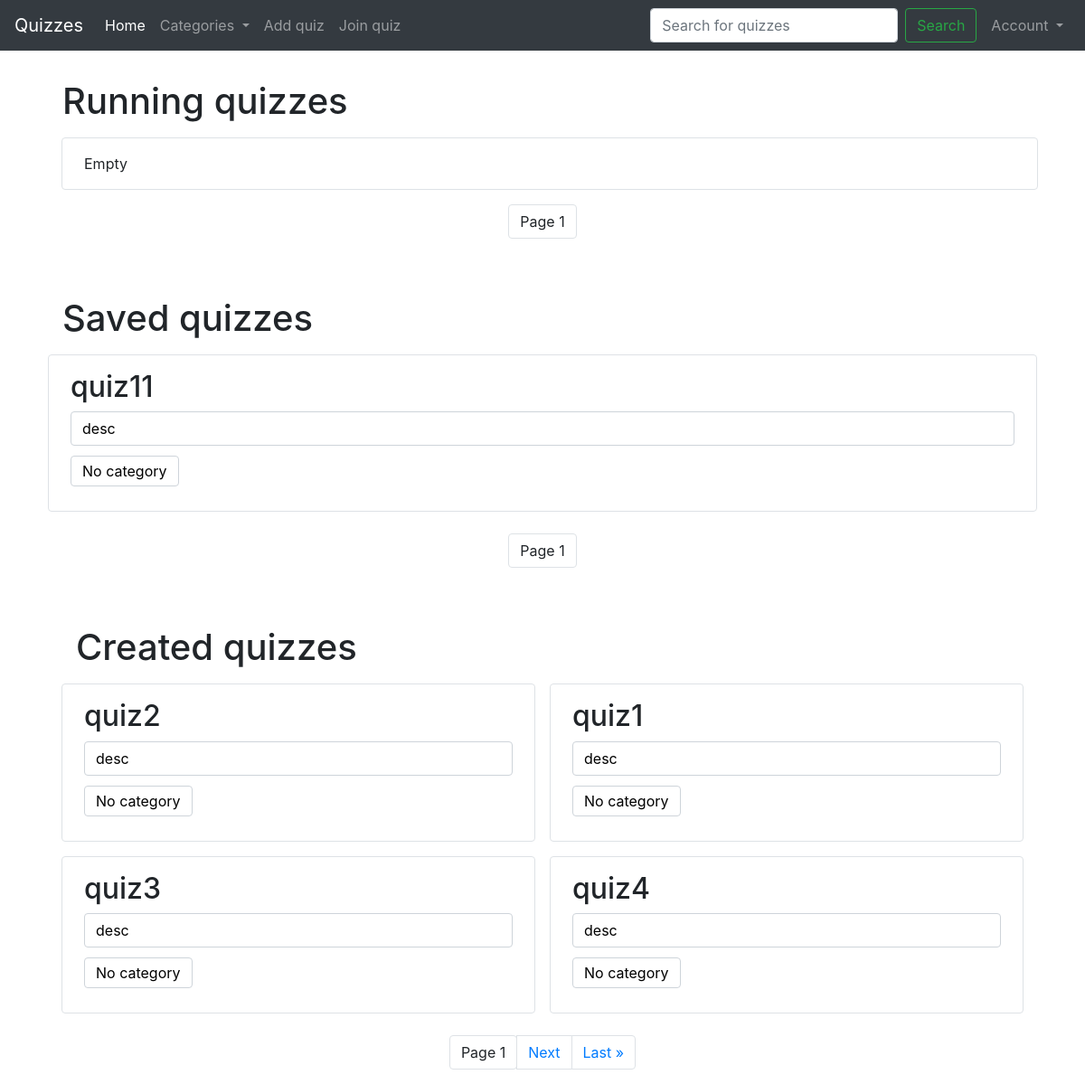
Screenshot of /my_quizzes (signed in) with the database file from the repository.
### quizzes/models.py (models this page shows, shortened)
class Game(models.Model):
    code = models.CharField(max_length=6)
    quiz = models.ForeignKey(Quiz, on_delete=models.CASCADE, blank=True, null=True) # models.SET_NULL,
    creator = models.ForeignKey(User, on_delete=models.CASCADE, related_name="games", blank=True, null=True)
    running = models.BooleanField(default=False)
    finished = models.BooleanField(default=False)
    show_player_answers = models.BooleanField(default=True)
    show_correct_answers = models.BooleanField(default=True)
    time = models.BooleanField()
    time_per_question = models.IntegerField()
    time_total = models.IntegerField()

class Quiz(models.Model):
    owner = models.ForeignKey(User, on_delete=models.CASCADE, related_name="created")
    watching = models.ManyToManyField(User, blank=True, related_name="watched")
    title = models.CharField(max_length=128, unique=True)
    description = models.CharField(max_length=512)
    category = models.CharField(
        max_length=18,
        choices=CATEGORIES,
        default="No Category Listed",
    )

### quizzes/views.py (the view)
# urls.py: path("my_quizzes", views.my_quizzes_view, name="my_quizzes"),
@login_required(login_url='login', redirect_field_name=None)
def my_quizzes_view(request):
    if request.method == "GET":
        running = Paginator(Game.objects.filter(creator=request.user, running=True, finished=False), MY_QUIZZES_PER_PAGE)
        saved = Paginator(Game.objects.filter(creator=request.user, finished=True), MY_QUIZZES_PER_PAGE)
        owned = Paginator(Quiz.objects.filter(owner=request.user), MY_QUIZZES_PER_PAGE)
        running_page_number = request.GET.get('page_running') or 1
        saved_page_number = request.GET.get('page_saved') or 1
        owned_page_number = request.GET.get('page_owned') or 1
        return render(request, "quizzes/my_quizzes.html", {
            "title": "My quizzes",
            "running": running.get_page(running_page_number),
            "saved": saved.get_page(saved_page_number),
            "owned": owned.get_page(owned_page_number)
        })

### quizzes/templatetags/define_action.py (called while the page is built)
@register.simple_tag
def define(val=None):
  return val

@register.filter(name='categories')
def categories(value):
    return CATEGORIES

@register.filter(name='remainder')
def remainder(value, arg):
    try:
        return value % arg
    except (ValueError, ZeroDivisionError):
        return None

### quizzes/templates/quizzes/my_quizzes.html (shortened to what this page needs)
{% extends "quizzes/layout.html" %}
{% load define_action %}
{% load static %}
{% block body %}
  <h1 id="running_quizzes" class="mt-4 ml-4">Running quizzes</h1>
  <div class="mt-3 container">
    {% define 0 as count %}
      {% if not running %}
        <div class="col-md mx-2 form-group border rounded py-3 px-4">Empty</div>
      {% endif %}
  </div>
  <div class="row justify-content-center mt-2 mb-5">
      <ul class="pagination">
          <span class="current">
              <li class="page-item"><a class="page-link disabled">Page {{ running.number }}</a></li>
          </span>
      </ul>
  </div>
  <h1 id="saved_quizzes" class="mt-4 ml-4">Saved quizzes</h1>
  <div class="mt-3 container">
    {% define 0 as count %}
      {% for game in saved %}
        {% if not count|remainder:2 %}
          <div class="row">
        {% endif %}
        <div class="col-md mx-2 form-group border rounded py-3 px-4 quiz-box-container" data-quiz-url="{% url 'game' game.code %}">
          <div class="quiz-info-container">
            <h2>{{ game.quiz.title }}</h2>
            <div class="form-group">
              <div class="form-control" rows="5">{{ game.quiz.description|slice:40 }}{% if gamequiz.description|length > 40 %}...{% endif %}</div>
            </div>
            <div class="form-group">
              <div class="form-control d-inline">{{ game.quiz.category }}</div>
            </div>
          </div>
        </div>
        {% define count|add:1 as count %}
      {% endfor %}
  </div>
  <div class="row justify-content-center mt-2 mb-5">
      <ul class="pagination">
          <span class="current">
              <li class="page-item"><a class="page-link disabled">Page {{ saved.number }}</a></li>
          </span>
      </ul>
  </div>
  <h1 id="created_quizzes" class="mt-4 ml-4">Created quizzes</h1>
  <div class="mt-3 container">
    {% define 0 as count %}
      {% for quiz in owned %}
        {% if not count|remainder:2 %}
          {% if count %}
            </div>
          {% endif %}
          <div class="row">
        {% endif %}
        <div class="col-md mx-2 form-group border rounded py-3 px-4 quiz-box-container" data-quiz-url="{% url 'quiz' quiz.id %}">
          <div class="quiz-info-container">
            <h2>{{ quiz.title }}</h2>
            <div class="form-group">
              <div class="form-control" rows="5">{{ quiz.description|slice:40 }}{% if quiz.description|length > 40 %}...{% endif %}</div>
            </div>
            <div class="form-group">
              <div class="form-control d-inline">{{ quiz.category }}</div>
            </div>
          </div>
        </div>
        {% define count|add:1 as count %}
      {% endfor %}
  </div>
  <div class="row justify-content-center mt-2">
      <ul class="pagination">
          <span class="current">
              <li class="page-item"><a class="page-link disabled">Page {{ owned.number }}</a></li>
          </span>
          {% if owned.has_next %}
              <li class="page-item"><a class="page-link" href="?page_owned={{ owned.next_page_number }}#created_quizzes">Next</a></li>
              <li class="page-item"><a class="page-link" href="?page_owned={{ owned.paginator.num_pages }}#created_quizzes">Last &raquo;</a></li>
          {% endif %}
      </ul>
  </div>
{% endblock %}

### quizzes/static/quizzes/styles.css (style rules this page uses)
.quiz-info-container .form-control { color: black; }

### rows the page displays
Game: quiz "quiz11", quiz.description "desc", quiz.category "No category"
Quiz: title "quiz2", description "desc", category "No category"
Quiz: title "quiz1", description "desc", category "No category"
Quiz: title "quiz3", description "desc", category "No category"
Quiz: title "quiz4", description "desc", category "No category"

### other values shown
{{ running.number }} "1"
{{ saved.number }} "1"
{{ owned.number }} "1"
